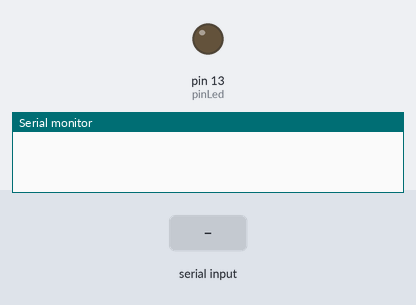
Bench run of a sketch on a simulated Arduino Uno, built with avr-gcc and run on an emulated ATmega328P. Parts: output pins drawn as LEDs (lit = HIGH), the last lines printed to the serial monitor. The inputs (shaded band) are chosen by the test bench.

Above: at 1.2 s.
1.3 s: "90 45\n" received over Serial
At 1.6 s:
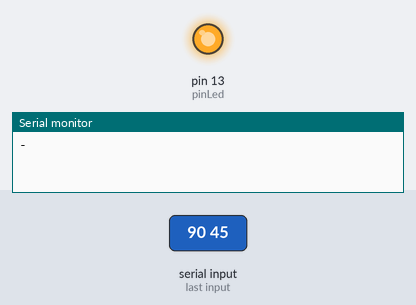
Timing chart, 0 to 10.3 s (numbered marks = the images above; inputs shaded):
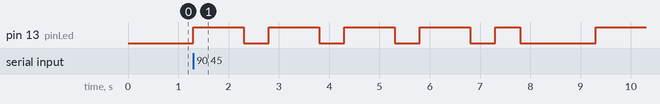

The sketch:

morse_ex04.ino
```cpp
/*
 * Example Morse 04
 * Created by Jarek Paral
 * RoboCamp 2016
 * RoboticsBrno
 * www.robotikabrno.cz
 *
 * Description:
 * Convertor from text to morse.
 */

int pinLed = 13;
char ch;

int dotTime = 500;    // .
int hashTime = 1000;  // -
int spaceDotHashTime = 500;
int charTime = 1500;
int wordTime = 3500;

String morse_letter[] =
{
  ".-"  , // A
  "-...", // B
  "-.-.", // C
  "-.." , // D
  "."   , // E
  "..-.", // F
  "--." , // G
  "....", // H
  ".."  , // I
  ".---", // J
  "-.-" , // K
  ".-..", // L
  "--"  , // M
  "-."  , // N
  "---" , // O
  ".--.", // P
  "--.-", // Q
  ".-." , // R
  "..." , // S
  "-"   , // T
  "..-" , // U
  "...-", // V
  ".--" , // W
  "-..-", // X
  "-.--", // Y
  "--.."  // Z
};

String morse_num[] =
{
  "-----", // 0
  ".----", // 1
  "..---", // 2
  "...--", // 3
  "....-", // 4
  ".....", // 5
  "-....", // 6
  "--...", // 7
  "---..", // 8
  "----."  // 9
};

void blink(char ch) {
  Serial.write(ch);
  digitalWrite(pinLed, HIGH);
  if(ch == '.')
    delay(dotTime);
  else // ch == '-'
    delay(hashTime);
  digitalWrite(pinLed, LOW);
  delay(spaceDotHashTime);
}

void blinking(String str) {
  for(int i = 0; i < str.length(); i++)
  {
    blink(str[i]);
  }
}

void setup() {
  pinMode(pinLed, OUTPUT);
  Serial.begin(9600);
}

void loop() {
  if(Serial.available())
  {
    ch = Serial.read();
    if(isAlpha(ch))
      blinking(morse_letter[(ch | 32) - 'a']);
    else if(isDigit(ch))
      blinking(morse_num[ch - '0']);
    else if(ch == ' ')
    {
      Serial.write('|');
      delay(wordTime - spaceDotHashTime);
    }
    Serial.write('|');
    delay(charTime - spaceDotHashTime);
  }
}
```

Measured:
- after the input at 1.3 s, pin 13 (pinLed): goes 4 × (HIGH 1.0 s, LOW 0.50 s), HIGH 0.50 s, LOW 1.5 s, then HIGH, starting at once
